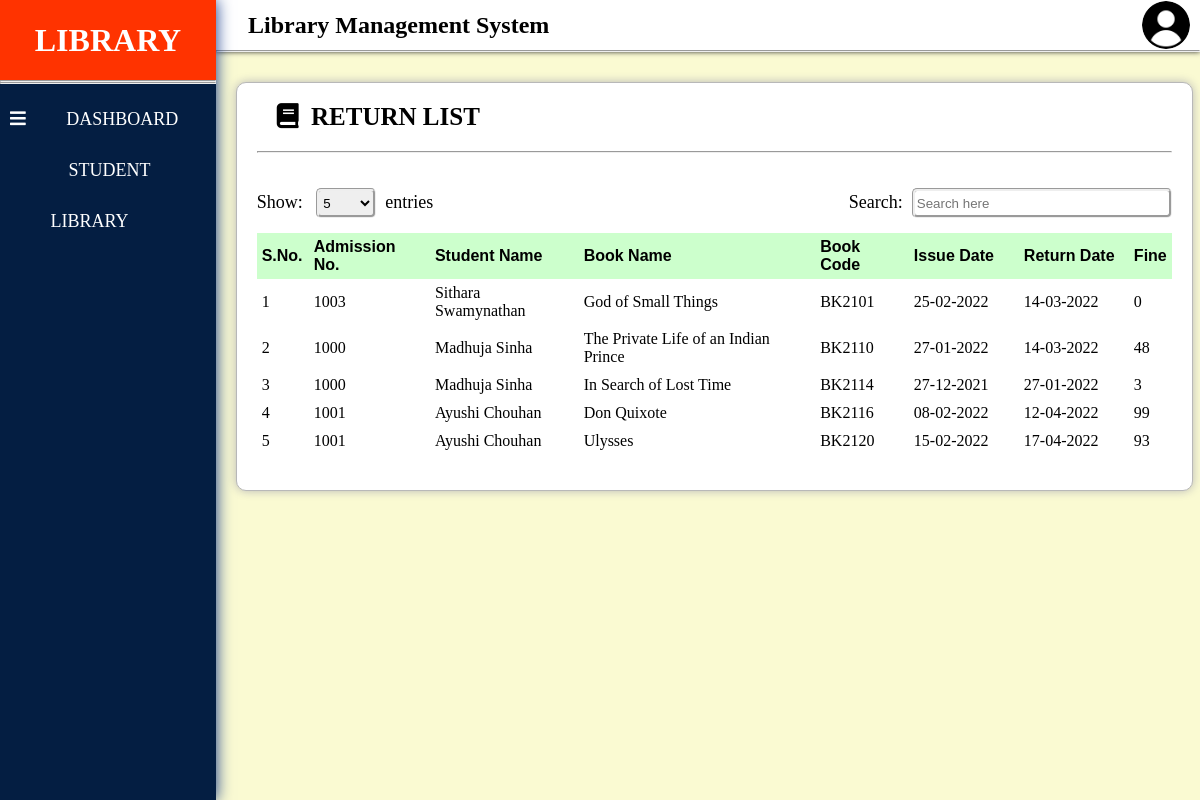
Screenshot of /return_list.php (signed in) with the database file from the repository.
### tables this page shows
CREATE TABLE IF NOT EXISTS `student` (
  `id` int(10) NOT NULL AUTO_INCREMENT,
  `admission_no` varchar(10) NOT NULL,
  `studentname` varchar(50) NOT NULL,
  `fathername` varchar(50) NOT NULL,
  `mothername` varchar(50) NOT NULL,
  `gender` varchar(10) NOT NULL,
  `dob` date NOT NULL,
  `mobile` varchar(10) NOT NULL,
  `image` varchar(30) NOT NULL,
  `class` varchar(10) NOT NULL,
  `doc` timestamp NOT NULL DEFAULT CURRENT_TIMESTAMP,
  PRIMARY KEY (`id`)
);

CREATE TABLE IF NOT EXISTS `return` (
  `id` int(10) NOT NULL AUTO_INCREMENT,
  `admission_no` varchar(10) NOT NULL,
  `bookcode` varchar(20) NOT NULL,
  `issue_date` varchar(15) NOT NULL,
  `fine` varchar(5) NOT NULL,
  `doc` timestamp NOT NULL DEFAULT CURRENT_TIMESTAMP,
  PRIMARY KEY (`id`)
);

CREATE TABLE IF NOT EXISTS `book` (
  `id` int(10) NOT NULL AUTO_INCREMENT,
  `bookname` varchar(50) NOT NULL,
  `bookcode` varchar(20) NOT NULL,
  `author` varchar(50) NOT NULL,
  `publisher` longtext NOT NULL,
  `stock` int(10) NOT NULL,
  `doc` timestamp NOT NULL DEFAULT CURRENT_TIMESTAMP,
  PRIMARY KEY (`id`)
);

### return_list.php (the view, shortened to what this page needs)
<!DOCTYPE html PUBLIC "-//W3C//DTD XHTML 1.0 Transitional//EN" "http://www.w3.org/TR/xhtml1/DTD/xhtml1-transitional.dtd">
<html xmlns="http://www.w3.org/1999/xhtml">
<head>
<link rel="stylesheet" href="CSS/table_page.css" />
<link rel="stylesheet" href="https://pro.fontawesome.com/releases/v5.10.0/css/all.css"/>
</head>
<body>
<div class="body1">
  <?php
    require 'dropdown.php';
  ?>
</div>
<div class="body2">
  <div class="body2_head">
    <h2 class="body2_head1"><i class="fas fa-books"></i>&ensp;Library Management System</h2>
    <div class="user">
      <img src="Image/user.jpg" class="user-img" id="user-img" onclick="show()" />
    </div>
  </div>
  <hr />
  <div class="main-div">
    <div class="head">
      <p class="head-para"><i class="fas fa-book"></i>&ensp;RETURN LIST</p>
    </div>
    <hr class="h1" />
    <div class="div-content">
      <div>
        <form action="#" method="post">
          <p class="font">Show:&ensp;
          <select class="entries" id="entries" name="entries">
            <option value="" disabled selected hidden>5</option>
          </select>&ensp;entries</p>
        </form>
      </div>
      <div>
        <p class="font">Search:&ensp;<input type="text" id="my_input" name="search" placeholder="Search here" onkeyup="searching();" /></p>
      </div>
    </div>
    <form action="#" method="post" enctype="multipart/form-data">
      <table class="my-table" id="my-table" border="0">
        <thead>
          <tr>
            <th style="width: 42px;">S.No.</th>
            <th>Admission No.</th>
            <th>Student Name</th>
            <th>Book Name</th>
            <th>Book Code</th>
            <th style="width: 100px;">Issue Date</th>
            <th style="width: 100px;">Return Date</th>
            <th>Fine</th>
          </tr>
        </thead>
        <tbody>
          <?php
            $sno=0;
		    $sql = "SELECT student.studentname,book.bookname,return.admission_no,return.bookcode,return.issue_date,return.fine,return.doc FROM `student`,`book`,`return` WHERE return.admission_no=student.admission_no AND return.bookcode=book.bookcode";
		    $run = mysqli_query($con, $sql);
		    while($row = mysqli_fetch_assoc($run))
		    {
				$sno = $sno+1;
				$datestore = $row['doc'];
    			$newvar = new DateTime($datestore);
	    		$ndate = $newvar->format('d-m-Y');
  	  		    echo '<tr>';
	  		      echo '<td>'.$sno.'</td>';
				  echo '<td>'.$row['admission_no'].'</td>';
    		      echo '<td>'.$row['studentname'].'</td>';
    		      echo '<td>'.$row['bookname'].'</td>';
				  echo '<td>'.$row['bookcode'].'</td>';
				  echo '<td>'.$row['issue_date'].'</td>';
				  echo '<td>'.$ndate.'</td>';
				  echo '<td>'.$row['fine'].'</td>';
		   	    echo '</tr>';
		    }
		  ?>
        </tbody>
      </table>
    </form>
  </div>
</div>
</body>
</html>

### CSS/table_page.css (style rules this page uses)
* { margin:0px; padding:0px; }
body { background-color: #FAFAD2; }
.body1 { float: left; width: 18%; position: fixed; height: 100%; box-shadow: 0px 0px 15px #0E3386; }
.body2 { float: right; width: 82%; background-color: transparent; height: auto; }
.body2_head { width: 100%; height: 50px; background-color: #FFF; display: flex; align-items: center; justify-content: space-between; box-shadow: 0px 2px 5px #333333; }
.body2_head1 { margin-left: 20px; }
.user { margin-right: 10px; }
.user-img { border-radius: 50%; height: 48px; width: 48px; cursor: pointer; }
.main-div { width: 93%; margin: 30px 2% 50px 2%; height: auto; padding: 20px 20px 20px 20px; background-color: #FFF; box-shadow: 0px 0px 10px #B8B8B8; border: 1px solid #B8B8B8; border-radius: 10px; float: left; }
.head { padding: 0px 20px 20px 20px; height: auto; width: 80%; }
.head-para { font-size: 25px; font-weight: bold; }
hr.h1 { margin-bottom: 20px; }
.div-content { width: 100%; height: 60px; display: flex; justify-content: space-between; align-items: center; }
.font { font-size: 18px; }
.entries { width: 60px; height: 30px; border: groove; border-radius: 5px; }
input[type=text] { width: 250px; border: groove; height: 20px; padding: 2px; border-radius: 5px; }
.my-table { width: 100%; height: auto; border-collapse: collapse; margin-bottom: 15px; }
thead tr { background-color: #CCFFCC; font-family: Sans-serif; height: 35px; }
td, th { padding: 5px; width: auto; text-align: left; }

### rows the page displays
student: return.admission_no "1003", studentname "Sithara Swamynathan", book.bookname "God of Small Things", return.bookcode "BK2101", return.issue_date "25-02-2022", return.doc "14-03-2022", return.fine "0"
student: return.admission_no "1000", studentname "Madhuja Sinha", book.bookname "The Private Life of an Indian Prince", return.bookcode "BK2110", return.issue_date "27-01-2022", return.doc "14-03-2022", return.fine "48", book.bookname "In Search of Lost Time", return.bookcode "BK2114", return.issue_date "27-12-2021", return.doc "27-01-2022", return.fine "3"
student: return.admission_no "1001", studentname "Ayushi Chouhan", book.bookname "Don Quixote", return.bookcode "BK2116", return.issue_date "08-02-2022", return.doc "12-04-2022", return.fine "99", book.bookname "Ulysses", return.bookcode "BK2120", return.issue_date "15-02-2022", return.doc "17-04-2022", return.fine "93"
